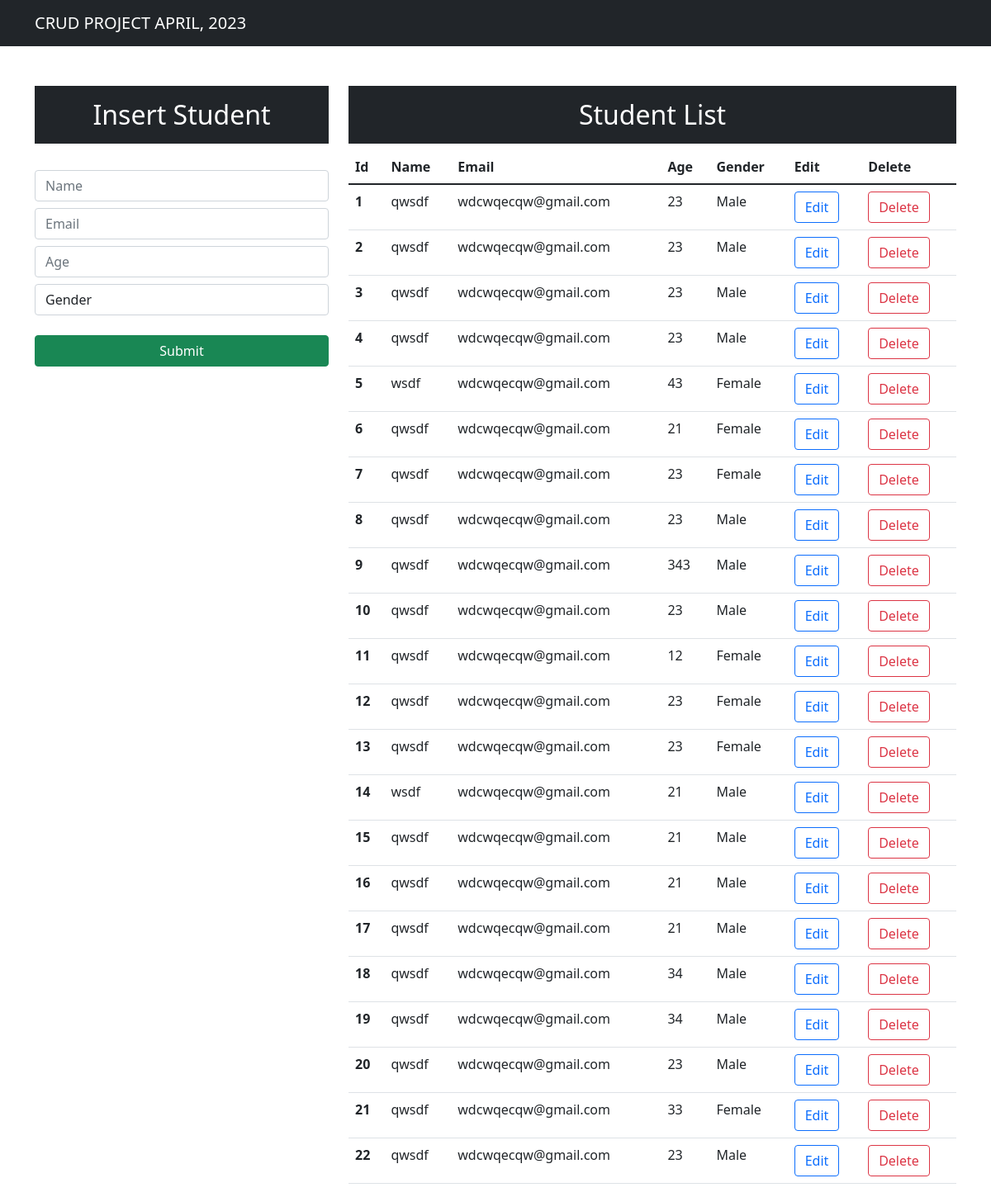
Page /crud/ on the earlier database version.
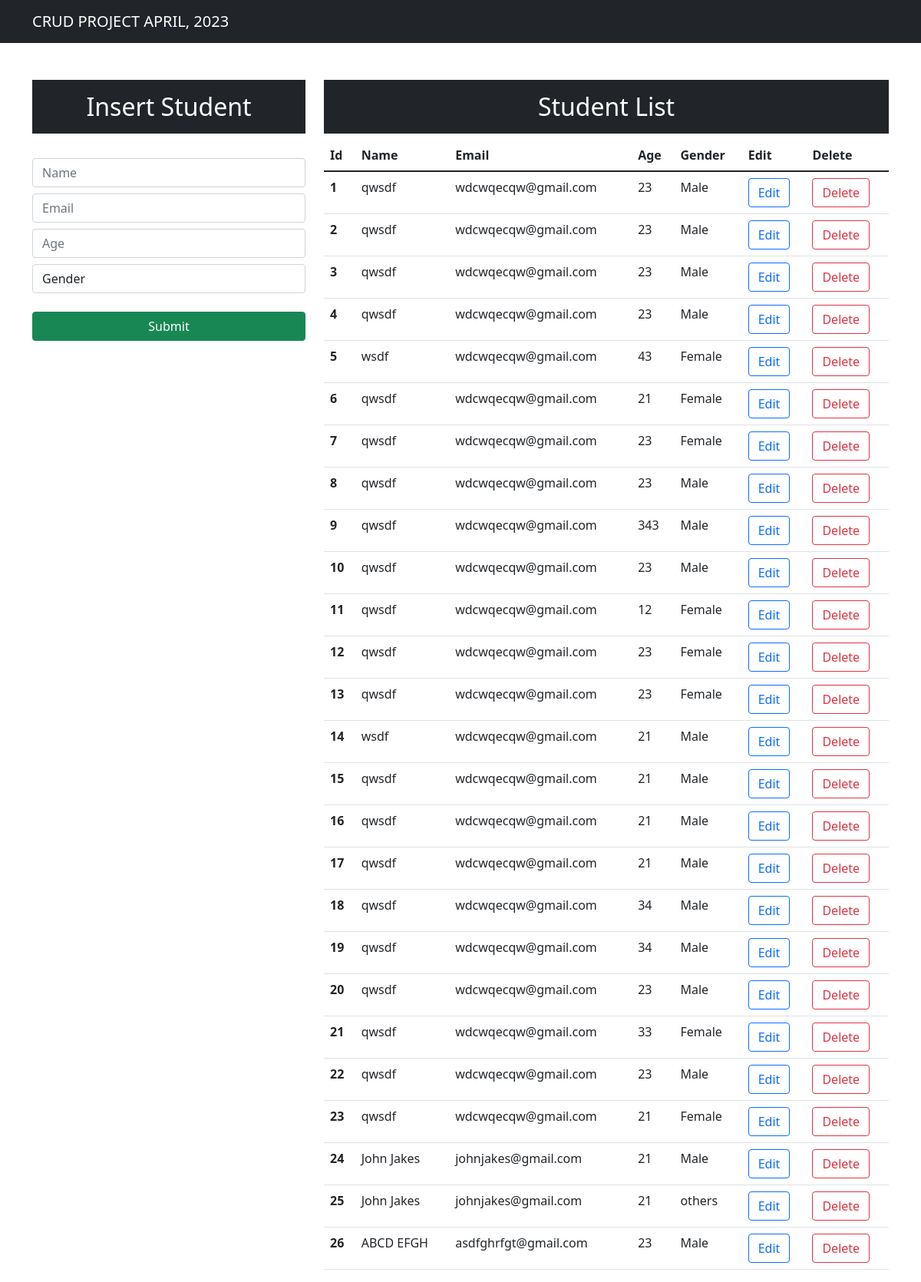
Same page on the later database version.
### crud/models.py (models this page shows)
class Student(models.Model):
    objects = None
    name = models.CharField(max_length=25, blank=False, null=False)
    email = models.EmailField()
    age = models.IntegerField()
    gender = models.CharField(max_length=25, blank=False, null=False)
    def __str__(self):
        return self.name

### crud/views.py (the view)
# urls.py: path("crud/", include("crud.urls")),
def crud(request):
    data = Student.objects.all()
    print(data)
    return render(request, "crud.html", {
        "data": data
    })

### crud/templates/crud.html (shortened to what this page needs)
<!DOCTYPE html>
<html lang="en">
  <head>
    <link
      href="https://cdn.jsdelivr.net/npm/bootstrap@5.1.3/dist/css/bootstrap.min.css"
      rel="stylesheet"
    />
  </head>
  <body>
    <nav class="navbar navbar-expand-lg navbar-dark bg-dark">
      <div class="container-md text-center">
        <a class="navbar-brand" href="/">CRUD PROJECT APRIL, 2023</a>
      </div>
    </nav>
    <div class="container mt-5">
      <div class="row">
        <div class="col-md-4">
          <h2 class="text-white bg-dark text-center p-3">
            Insert Student
          </h2>
          <br />
          <form action="/crud/insert" method="POST">
            <div class="form-group">
              <input
                type="text"
                class="form-control"
                placeholder="Name"
                name="name"
                required
              />
            </div>
            <div class="form-group">
              <input
                type="email"
                class="form-control mt-2"
                placeholder="Email"
                name="email"
                required
              />
            </div>
            <div class="form-group">
              <input
                type="number"
                class="form-control mt-2"
                placeholder="Age"
                name="age"
                required
              />
              <div class="form-group">
                <select id="gender" class="form-control mt-2" name="gender" required>
                  <option selected>Gender</option>
                </select>
              </div>
            </div>
            <br />
            <div class="d-grid gap-2">
              <button class="btn btn-success" type="submit">Submit</button>
            </div>
          </form>
        </div>
        <div class="col-md-8">
        <h2 class="text-center text-white bg-dark p-3">Student List</h2>
        <table class="table">
  <thead>
    <tr>
      <th scope="col">Id</th>
      <th scope="col">Name</th>
      <th scope="col">Email</th>
      <th scope="col">Age</th>
      <th scope="col">Gender</th>
      <th scope="col">Edit</th>
      <th scope="col">Delete</th>
    </tr>
  </thead>
  <tbody>
  {% for d in data %}
    <tr>
      <th scope="row">{{d.id}}</th>
      <td>{{d.name}}</td>
      <td>{{d.email}}</td>
      <td>{{d.age}}</td>
      <td>{{d.gender}}</td>
      <td><a type="button" href="/update/{{d.id}}" class="btn btn-outline-primary">Edit</a></td>
      <td><a type="button" href="/delete/{{d.id}}" class="btn btn-outline-danger">Delete</a></td>
    </tr>
  {% endfor %}
  </tbody>
</table>
        </div>
      </div>
    </div>
  </body>
</html>

Differences in the rows shown:
added Student: id "23", name "qwsdf", email "wdcwqecqw@gmail.com", age "21", gender "Female"
added Student: id "24", name "John Jakes", email "johnjakes@gmail.com", age "21", gender "Male"
added Student: id "25", name "John Jakes", email "johnjakes@gmail.com", age "21", gender "others"
added Student: id "26", name "ABCD EFGH", email "asdfghrfgt@gmail.com", age "23", gender "Male"
